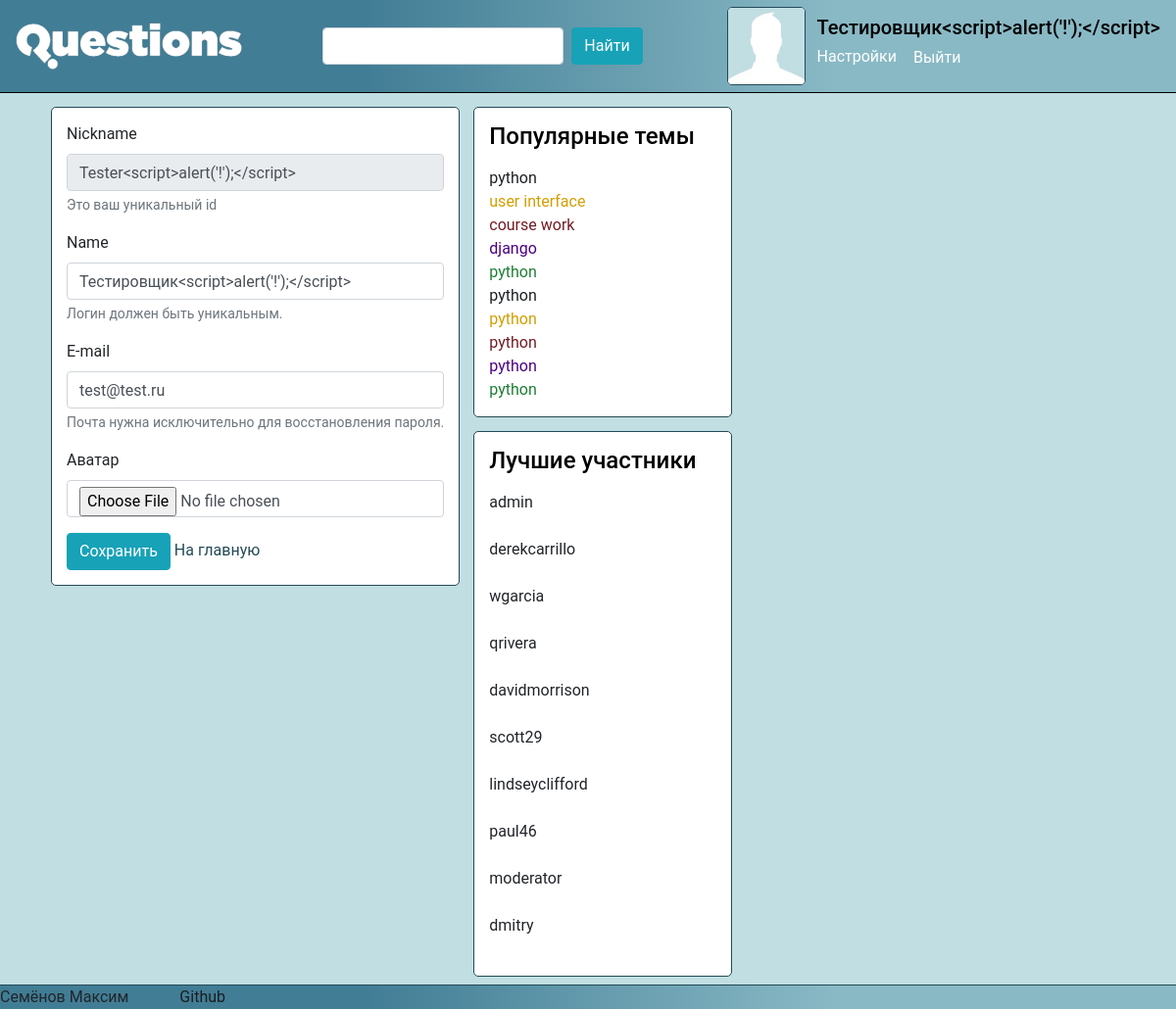
Page /settings/ (signed in) on the committed database.
### question_answer/models.py (models this page shows)
class Profile(models.Model):
    user = models.OneToOneField(User, on_delete=models.CASCADE)
    avatar = models.ImageField(null=True, upload_to='avatars')

class ExcerptTag(models.Model):
    text = models.TextField()

class ExcerptUsername(models.Model):
    username = models.TextField()

### question_answer/views.py (the view)
# urls.py: path('settings/', views.user_settings, name='settings'),
@auth_decorators.login_required(login_url='/login/')
def user_settings(request):
    if request.method == "POST":
        form = forms.SettingsForm(request.POST, request.FILES)
        if form.is_valid():
            request.user.email = form.cleaned_data['email']
            request.user.first_name = form.cleaned_data['name']
            request.user.save()
            avatar = form.cleaned_data['avatar']
            if avatar:
                request.user.profile.avatar = avatar
                request.user.profile.save()
    else:
        form = forms.SettingsForm()
    return render(request, 'question_answer/user_settings.html', {"form": form})

### question_answer/forms.py
class SettingsForm(forms.Form):
    nickname = forms.CharField(disabled=True, required=False)
    name = forms.CharField()
    email = forms.EmailField()
    avatar = forms.ImageField(required=False)

### question_answer/context_processors.py (called while the page is built)
def extract_top_tag(request):
    return {
        "excerpt_tags": [i.text for i in models.ExcerptTag.objects.all()]
    }

def extract_top_users(request):
    return {
        "excerpt_usernames": [i.username for i in models.ExcerptUsername.objects.all()]
    }

### question_answer/templates/question_answer/user_settings.html (shortened to what this page needs)
{% extends "question_answer/basic_page.html" %}
{% block links_in_header %}
    <link rel="stylesheet" href="/static/question_answer/user_settings.css" type="text/css">
{% endblock links_in_header %}
{% block main_content %}
    <div class="settings-wrapper bordered">
        <form enctype="multipart/form-data" method="post">
            <div class="form-group">
                <label for="NicknameInput">Nickname</label>
                <input class="form-control"
                       id="NicknameInput"
                       type="text"
                       value="{{ user.username }}"
                       disabled>
                <small class="form-text text-muted">Это ваш уникальный id</small>
            </div>
            <div class="form-group">
                <label for="NameInput">Name</label>
                <input class="form-control"
                       id="NameInput"
                       name="{{ form.name.html_name }}"
                       placeholder="Имя не может быть пустым."
                       type="text"
                       value="{{ user.first_name }}"
                       required>
                <small class="form-text text-muted">Логин должен быть уникальным.</small>
            </div>
            <div class="form-group">
                <label for="EmailInput">E-mail</label>
                <input class="form-control"
                       id="EmailInput"
                       name="{{ form.email.html_name }}"
                       placeholder="Почта не может отсутствовать."
                       type="email"
                       value="{{ user.email }}"
                       required>
                <small class="form-text text-muted">Почта нужна исключительно для восстановления пароля.</small>
            </div>
            <div class="form-group">
                <label for="InputImage">Аватар</label>
                <input class="form-control"
                       id="InputImage"
                       name="{{ form.avatar.html_name }}"
                       placeholder="загрузите аватар"
                       type="file"
                       accept="image/png,image/jpeg">
            </div>
            <div>
                <button type="submit" class="btn btn-info">Сохранить</button>
                <a href="/">На главную</a>
            </div>
        </form>
    </div>
{% endblock main_content %}

### question_answer/templates/question_answer/basic_page.html (shortened to what this page needs)
<!DOCTYPE html>
<html lang="en">
<head>
    <link type="text/css" rel="stylesheet" href="/static/bootstrap/bootstrap.min.css">
    <link type="text/css" rel="stylesheet" href="/static/question_answer/basic_page.css">
    {% load static %}
    {% block links_in_header %}{% endblock links_in_header %}
</head>
<body>
<header class="gradient_backgraund">
    <a class="d-flex" href="/"><img class="logo" src="/static/img/question-logo-white.png"/></a>
    <form class="d-flex flex-row">
        <input class="form-control search-field" placeholder="" type="text">
        <button class="btn btn-info" type="submit">Найти</button>
    </form>
    {% if user.is_authenticated %}
        <div class="avatar-wrapper">
            <div class="">
                <img src="{{ user.profile.avatar.url }}" class="user-avatar bordered">
            </div>
            <div class="action-login">
                <h5 class="nickname">{{ user.first_name }}</h5>
                <a href="{% url "settings" %}">Настройки</a>
                <form class="logout-link" action="{% url "logout" %}" method="POST">
                    <input class="btn btn-link" type="submit" value="Выйти">
                </form>
            </div>
        </div>
    {% else %}
        <div><a href="{% url "login" %}">Войти</a> или <a href="{% url "signup" %}">зарегистрироваться.</a> Это не
            займёт много времени.
        </div>
    {% endif %}
</header>
<div class="container d-flex flex-column flex-lg-row flex-xl-row">
    <main class="right-column">
        {% block main_content %}{% endblock main_content %}
    </main>
    <div class="d-flex flex-row col-12 flex-lg-column col-lg-3 flex-xl-column col-xl-3 left-column">
        <div class="popular-tags-wrapper bordered flex-column">
            <h4 class="d-flex">Популярные темы</h4>
            <div class="popular-tags d-flex flex-column">
                {% for tag in excerpt_tags %}
                    <a class="d-flex" href="{% url 'tag' tag %}">{{ tag }}</a>
                {% endfor %}
            </div>
        </div>
        <div class="best-members-wrapper bordered flex-column">
            <h4 class="d-flex">Лучшие участники</h4>
            <div class="best-members d-flex flex-column">
                {% for username in excerpt_usernames %}
                    <div class="member d-flex">{{ username }}</div><br>
                {% endfor %}
            </div>
        </div>
    </div>
</div>
<div class="crutch_for_footer"></div>
<footer class="gradient_backgraund">
    <span>Семёнов Максим</span>
    <a href="https://github.com/OlegSchwann/Technopark-Web" class="github_link">Github</a>
</footer>
</body>
</html>

### static/question_answer/basic_page.css (style rules this page uses)
.bordered { border: 1px solid #234a56; border-radius: 5px; background: white; margin: 7px; }
h1, h2, h3, h4, h5, h6 { margin-bottom: 1pc; margin-top: 0; color: #000000; }
a { color: #234a56; }
html { position: relative; min-height: 100%; }
body { font-family: "Roboto", "Lucida Grande", "DejaVu Sans", "Bitstream Vera Sans", Verdana, Arial, sans-serif; background: #c1dee2; margin: 0; }
header { display: flex; flex-direction: row; justify-content: space-between; align-items: center; padding-left: 1rem; padding-right: 1rem; border-bottom: solid black 1px; margin-bottom: 7px; }
.gradient_backgraund { background: #417d95; background: -moz-linear-gradient(left, #417d95 31%, #89b9c5 71%); background: -webkit-linear-gradient(left, #417d95 31%, #89b9c5 71%); background: linear-gradient(to right, #417d95 31%, #89b9c5 71%); filter: progid:DXImageTransform.Microsoft.gradient(startColorstr='#417d95', endColorstr='#89b9c5', GradientType=1); }
.gradient_backgraund a, .btn-link, .btn-link:hover { color: #ffffff; }
.logout-link { display: inline; }
.logo { height: 3rem; }
.search-field { margin-left: 0.5rem; margin-right: 0.5rem; width: auto; display: flex; flex-grow: 1; }
.avatar-wrapper { display: flex; flex-direction: row; align-items: center; margin-left: 5px; }
.user-avatar { min-width: 5rem; min-height: 5rem; max-width: 5rem; max-height: 5rem; }
.action-login { flex-direction: column; margin-left: 5px; }
.nickname { margin: 0; }
.left-column { padding-left: 0; padding-right: 0; margin: 0; align-content: stretch; }
.right-column { padding-right: 0; }
.popular-tags-wrapper { display: flex; flex-grow: 1; padding: 15px; margin-bottom: 7px; }
.popular-tags a:nth-child(5n+0) { color: #1e7e34; }
.popular-tags a:nth-child(5n+1) { color: #1d2124; }
.popular-tags a:nth-child(5n+2) { color: #d39e00; }
.popular-tags a:nth-child(5n+3) { color: #721c24; }
.popular-tags a:nth-child(5n+4) { color: indigo; }
.best-members-wrapper { display: flex; flex-grow: 1; padding: 15px; }
.best-members { display: flex; flex-direction: column; }
.member { display: block; }
@media (min-width: 960px) { .left-column { align-content: flex-start; } }
@media (min-width: 960px) { .popular-tags-wrapper { flex-grow: 0; } }
@media (min-width: 960px) { .best-members-wrapper { flex-grow: 0; } }
.crutch_for_footer { min-height: calc(1.6rem + 1px); }
footer { position: absolute; bottom: 0; width: 100%; margin-top: 7px; border-top: 1px solid #234a56; height: 1.6rem; }
.github_link { color: #1b1e21 !important; margin-left: 3rem; }

### static/question_answer/user_settings.css (style rules this page uses)
.settings-wrapper { padding: 15px; }

### rows in the picture
ExcerptTag: excerpt_tags "python"
ExcerptTag: excerpt_tags "user interface"
ExcerptTag: excerpt_tags "course work"
ExcerptTag: excerpt_tags "django"
ExcerptTag: excerpt_tags "python"
ExcerptTag: excerpt_tags "python"
ExcerptTag: excerpt_tags "python"
ExcerptTag: excerpt_tags "python"
ExcerptTag: excerpt_tags "python"
ExcerptTag: excerpt_tags "python"
ExcerptUsername: excerpt_usernames "admin"
ExcerptUsername: excerpt_usernames "derekcarrillo"
ExcerptUsername: excerpt_usernames "wgarcia"
ExcerptUsername: excerpt_usernames "qrivera"
ExcerptUsername: excerpt_usernames "davidmorrison"
ExcerptUsername: excerpt_usernames "scott29"
ExcerptUsername: excerpt_usernames "lindseyclifford"
ExcerptUsername: excerpt_usernames "paul46"
ExcerptUsername: excerpt_usernames "moderator"
ExcerptUsername: excerpt_usernames "dmitry"

### other values in the picture
{{ user.first_name }} "Тестировщик<script>alert('!');</script>"
